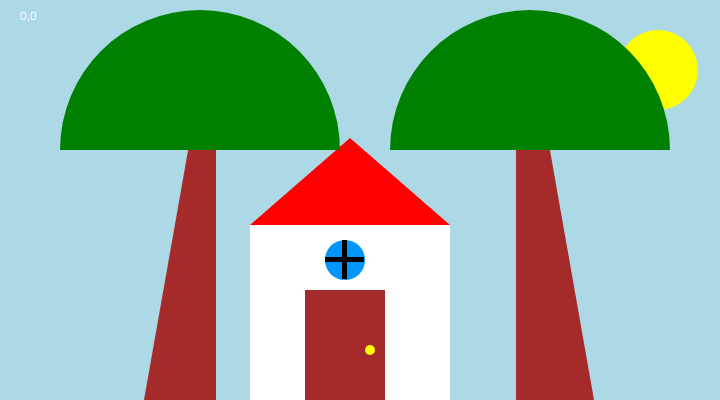
Frame 1 (no input)
Frame 60 (no input): identical to frame 1, image omitted
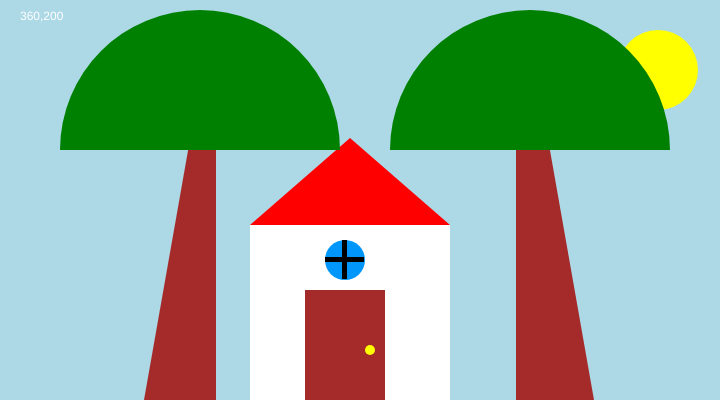
Frame 120 (the mouse pressed at the canvas centre since frame 60)

The p5.js sketch that drew these frames (run headless with seeded random() and noise() and a simulated clock; from frame 60 on, the mouse is pressed at the canvas centre):

// p5.js sketch
// ── sketch.js
function setup() {
  createCanvas(720, 400);
  
}

function draw() {
  // Sets the screen to be 720 pixels wide and 400 pixels high
  background(173,216,230);
  noStroke();

  fill(0, 128, 40);
 // triangle(18, 18, 18, 360, 81, 360);

  fill("white");
  rect(250, 225, 200,175 );

  fill("brown");
  quad(189, 145, 216, 145, 216, 400, 144, 400);

  fill(0, 150, 250);
  ellipse(345, 260, 40, 40);
  
  
  fill("red");
  triangle(350, 138, 250, 225, 450, 225);

  fill("green");
  arc(200, 150, 280, 280, PI, TWO_PI);
  
  fill("white")
  text(mouseX+","+ mouseY, 20, 20);
  
  fill("brown");
  rect(305, 290, 80,110 );
  
   fill("yellow");
  ellipse(370, 350, 10, 10);
  
   fill("black");
  rect(342, 240, 5, 39 );
  
   fill("black");
  rect(325, 257, 39, 5 );
  
    fill("yellow");
  ellipse(658, 70, 80, 80);
  
  fill("brown");
  quad(542, 105, 516, 105, 516, 400, 594, 400);
  
  fill("green");
  arc(530, 150, 280, 280, PI, TWO_PI);
  
  function mouseReleased(){
    print(mouseX+","+ mouseY);
  }
}
